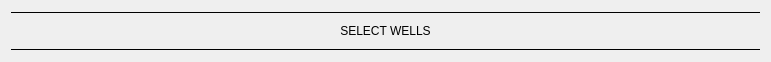
  <widget class="QWidget" name="layoutWidget">
   <property name="geometry">
    <rect>
     <x>10</x>
     <y>62</y>
     <width>771</width>
     <height>62</height>
    </rect>
   </property>
   <layout class="QVBoxLayout" name="verticalLayout_2">
    <item>
     <widget class="Line" name="line_2">
      <property name="frameShadow">
       <enum>QFrame::Plain</enum>
      </property>
      <property name="orientation">
       <enum>Qt::Horizontal</enum>
      </property>
     </widget>
    </item>
    <item>
     <layout class="QHBoxLayout" name="horizontalLayout_2">
      <item>
       <spacer name="horizontalSpacer_2">
        <property name="orientation">
         <enum>Qt::Horizontal</enum>
        </property>
        <property name="sizeHint" stdset="0">
         <size>
          <width>40</width>
          <height>20</height>
         </size>
        </property>
       </spacer>
      </item>
      <item>
       <widget class="QLabel" name="title_label">
        <property name="styleSheet">
         <string notr="true">font: 75 25pt &quot;Roboto&quot;;</string>
        </property>
        <property name="text">
         <string>&lt;html&gt;&lt;head/&gt;&lt;body&gt;&lt;p align=&quot;center&quot;&gt;SELECT WELLS&lt;/p&gt;&lt;/body&gt;&lt;/html&gt;</string>
        </property>
        <property name="textFormat">
         <enum>Qt::AutoText</enum>
        </property>
       </widget>
      </item>
      <item>
       <spacer name="horizontalSpacer">
        <property name="orientation">
         <enum>Qt::Horizontal</enum>
        </property>
        <property name="sizeHint" stdset="0">
         <size>
          <width>40</width>
          <height>20</height>
         </size>
        </property>
       </spacer>
      </item>
     </layout>
    </item>
    <item>
     <widget class="Line" name="line">
      <property name="frameShadow">
       <enum>QFrame::Plain</enum>
      </property>
      <property name="orientation">
       <enum>Qt::Horizontal</enum>
      </property>
     </widget>
    </item>
   </layout>
  </widget>
